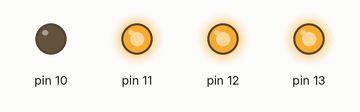
Bench run of a sketch on a simulated Arduino Uno, built with avr-gcc and run on an emulated ATmega328P. Parts: output pins drawn as LEDs (lit = HIGH).

Above: at 0.2 s.
At 1.2 s:
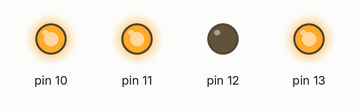
At 2.7 s:
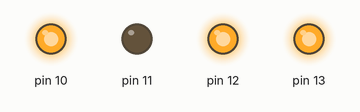
At 3.7 s:
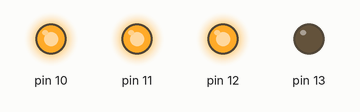
Timing chart, 0 to 4.6 s (numbered marks = the images above):
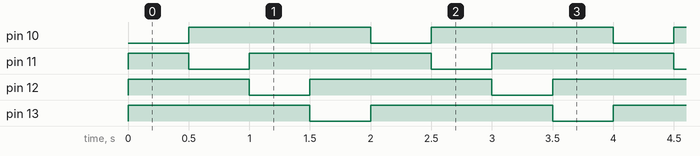

The sketch:

Outputs.ino
```cpp
/*
Andre Arino
Sketch para Learning Shield Arduino
Teste básico das saídas digitais
LEDs apagam em HIGH
LEDs ascendem em LOW
*/

void setup()
{
  pinMode(10,OUTPUT);
  pinMode(11,OUTPUT);
  pinMode(12,OUTPUT);
  pinMode(13,OUTPUT);
  digitalWrite(10,HIGH);
  digitalWrite(11,HIGH);
  digitalWrite(12,HIGH);
  digitalWrite(13,HIGH);
}

void loop()
{
  digitalWrite(10,LOW);
  delay(500);
  digitalWrite(10,HIGH);
  digitalWrite(11,LOW);
  delay(500);
  digitalWrite(11,HIGH);
  digitalWrite(12,LOW);
  delay(500);
  digitalWrite(12,HIGH);
  digitalWrite(13,LOW);
  delay(500);
  digitalWrite(13,HIGH);
}
```

Measured:
- by itself, pin 10–13: alternates HIGH for 1.5 s and LOW for 0.50 s
- by itself, everything shown: repeats every 2.0 s, in 5 steps
